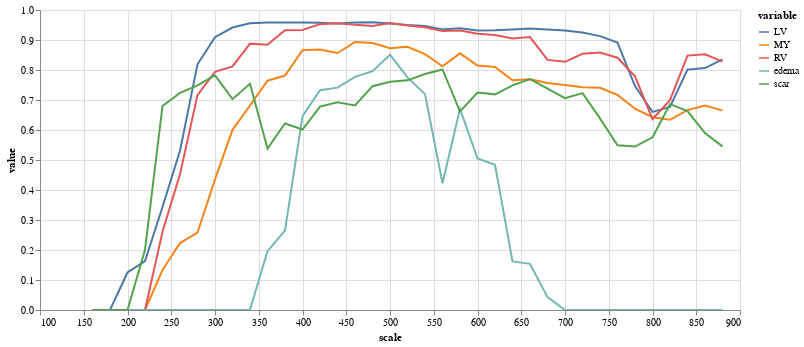

The notebook cell saved with this chart:
### Code cell
(alt
 .Chart(results.melt(id_vars=['scale'],value_vars=['LV','MY','RV','edema','scar']))
 .mark_line()
 .encode(
     x="scale",
     y="value",
     color="variable",
     tooltip="value"
 )
 .properties(width=700,height=300)
 .interactive()
)

### Figure 1 — Vega-Lite specification as saved in the notebook (floating-point values rounded to 4 significant figures; data arrays with more than 128 entries replaced by an {"elided": "..."} marker saying what was removed)
{"config": {"view": {"continuousWidth": 400, "continuousHeight": 300}}, "data": {"name": "data-1a2c459b2bd52703892720f16fbdd6ec"}, "mark": "line", "encoding": {"color": {"type": "nominal", "field": "variable"}, "tooltip": {"type": "quantitative", "field": "value"}, "x": {"type": "quantitative", "field": "scale"}, "y": {"type": "quantitative", "field": "value"}}, "height": 300, "selection": {"selector021": {"type": "interval", "bind": "scales", "encodings": ["x", "y"]}}, "width": 700, "$schema": "https://vega.github.io/schema/vega-lite/v4.0.2.json", "datasets": {"data-1a2c459b2bd52703892720f16fbdd6ec": {"elided": "185 records"}}}
